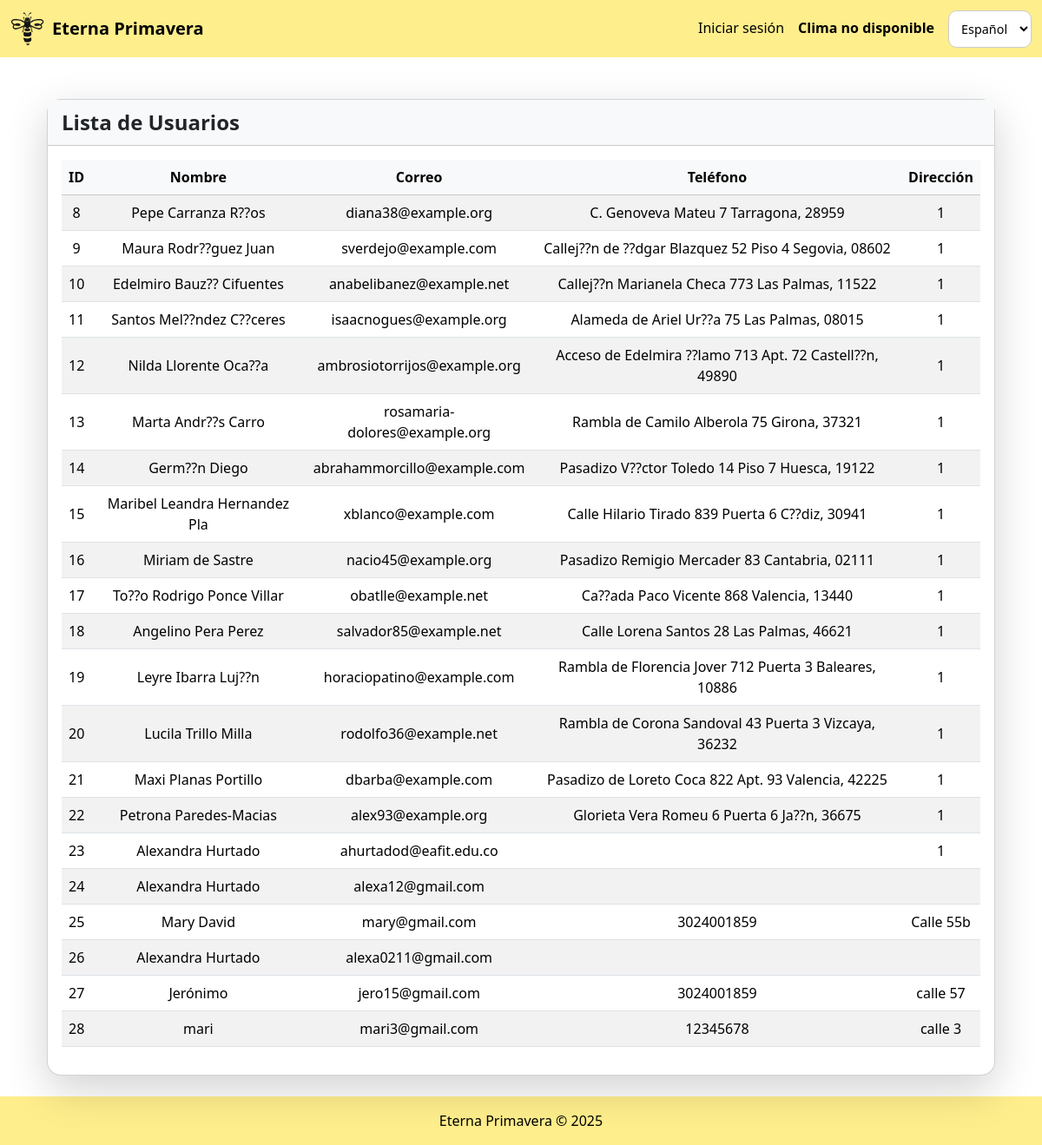
Page /usuarios/lista_usuarios on the committed database.
### usuarios/models.py (models this page shows, shortened)
class Usuario(AbstractBaseUser, PermissionsMixin):
    id = models.AutoField(primary_key=True, verbose_name=_("ID de usuario"))
    nombre = models.CharField(max_length=100, verbose_name=_("nombre completo"))
    correo = models.EmailField(unique=True, verbose_name=_("correo electrónico"))
    telefono = models.CharField(
        max_length=15,
        blank=False,
        null=False,
        verbose_name=_("teléfono"),
        help_text=_("Número de contacto del usuario"),
    )
    direccion = models.TextField(
        blank=False,
        null=False,
        verbose_name=_("dirección"),
        help_text=_("Dirección de residencia del usuario"),
    )
    is_active = models.BooleanField(default=True, verbose_name=_("activo"))
    is_staff = models.BooleanField(default=False, verbose_name=_("miembro del staff"))
    objects = UsuarioManager()
    USERNAME_FIELD = "correo"
    REQUIRED_FIELDS = ["nombre"]
    class Meta:
        verbose_name = _("usuario")
        verbose_name_plural = _("usuarios")

### usuarios/views.py (the view)
# urls.py: path('lista_usuarios', views.lista_usuarios, name='lista_usuarios'),
def lista_usuarios(request):
    usuarios = Usuario.objects.all()
    return render(request, 'usuarios/lista_usuarios.html', {
        'usuarios': usuarios,
        'titulo': _("Lista de usuarios"),
    })

### EternaPrimavera/context_processors.py (called while the page is built)
def clima_context(request):
    clima_data = obtener_clima()
    return {'clima_data': clima_data}

### usuarios/templates/usuarios/lista_usuarios.html
{% extends "base.html" %}
{% load i18n %}
{% block content %}
<div class="container mt-5">
    <div class="card shadow-lg rounded-4">
        <div class="card-header bg-light text-dark fw-bold fs-4">
            {% trans "Lista de Usuarios" %}
        </div>
        <div class="card-body">
            <table class="table table-striped table-hover align-middle text-center">
                <thead class="table-light">
                    <tr>
                        <th>{% trans "ID" %}</th>
                        <th>{% trans "Nombre" %}</th>
                        <th>{% trans "Correo" %}</th>
                        <th>{% trans "Teléfono" %}</th>
                        <th>{% trans "Dirección" %}</th>
                    </tr>
                </thead>
                <tbody>
                    {% for usuario in usuarios %}
                    <tr>
                        <td>{{ usuario.id }}</td>
                        <td>{{ usuario.nombre }}</td>
                        <td>{{ usuario.correo }}</td>
                        <td>{{ usuario.telefono }}</td>
                        <td>{{ usuario.direccion }}</td>
                    </tr>
                    {% empty %}
                    <tr>
                        <td colspan="5" class="text-muted">{% trans "No hay usuarios registrados." %}</td>
                    </tr>
                    {% endfor %}
                </tbody>
            </table>
        </div>
    </div>
</div>
{% endblock %}

### static/img/css/forms.css (style rules this page uses)
.card { background-color: #fffdf5; }

### templates/base.html (style rules this page uses)
body { background-color: #ffffff; }

### rows in the picture
Usuario: id "8", nombre "Pepe Carranza R??os", correo "diana38@example.org", telefono "C. Genoveva Mateu 7 Tarragona, 28959", direccion "1"
Usuario: id "9", nombre "Maura Rodr??guez Juan", correo "sverdejo@example.com", telefono "Callej??n de ??dgar Blazquez 52 Piso 4 Segovia, 08602", direccion "1"
Usuario: id "10", nombre "Edelmiro Bauz?? Cifuentes", correo "anabelibanez@example.net", telefono "Callej??n Marianela Checa 773 Las Palmas, 11522", direccion "1"
Usuario: id "11", nombre "Santos Mel??ndez C??ceres", correo "isaacnogues@example.org", telefono "Alameda de Ariel Ur??a 75 Las Palmas, 08015", direccion "1"
Usuario: id "12", nombre "Nilda Llorente Oca??a", correo "ambrosiotorrijos@example.org", telefono "Acceso de Edelmira ??lamo 713 Apt. 72 Castell??n, 49890", direccion "1"
Usuario: id "13", nombre "Marta Andr??s Carro", correo "rosamaria-dolores@example.org", telefono "Rambla de Camilo Alberola 75 Girona, 37321", direccion "1"
Usuario: id "14", nombre "Germ??n Diego", correo "abrahammorcillo@example.com", telefono "Pasadizo V??ctor Toledo 14 Piso 7 Huesca, 19122", direccion "1"
Usuario: id "15", nombre "Maribel Leandra Hernandez Pla", correo "xblanco@example.com", telefono "Calle Hilario Tirado 839 Puerta 6 C??diz, 30941", direccion "1"
Usuario: id "16", nombre "Miriam de Sastre", correo "nacio45@example.org", telefono "Pasadizo Remigio Mercader 83 Cantabria, 02111", direccion "1"
Usuario: id "17", nombre "To??o Rodrigo Ponce Villar", correo "obatlle@example.net", telefono "Ca??ada Paco Vicente 868 Valencia, 13440", direccion "1"
Usuario: id "18", nombre "Angelino Pera Perez", correo "salvador85@example.net", telefono "Calle Lorena Santos 28 Las Palmas, 46621", direccion "1"
Usuario: id "19", nombre "Leyre Ibarra Luj??n", correo "horaciopatino@example.com", telefono "Rambla de Florencia Jover 712 Puerta 3 Baleares, 10886", direccion "1"
Usuario: id "20", nombre "Lucila Trillo Milla", correo "rodolfo36@example.net", telefono "Rambla de Corona Sandoval 43 Puerta 3 Vizcaya, 36232", direccion "1"
Usuario: id "21", nombre "Maxi Planas Portillo", correo "dbarba@example.com", telefono "Pasadizo de Loreto Coca 822 Apt. 93 Valencia, 42225", direccion "1"
Usuario: id "22", nombre "Petrona Paredes-Macias", correo "alex93@example.org", telefono "Glorieta Vera Romeu 6 Puerta 6 Ja??n, 36675", direccion "1"
Usuario: id "23", nombre "Alexandra Hurtado", correo "ahurtadod@eafit.edu.co", direccion "1"
Usuario: id "24", nombre "Alexandra Hurtado", correo "alexa12@gmail.com"
Usuario: id "25", nombre "Mary David", correo "mary@gmail.com", telefono "3024001859", direccion "Calle 55b"
Usuario: id "26", nombre "Alexandra Hurtado", correo "alexa0211@gmail.com"
Usuario: id "27", nombre "Jerónimo", correo "jero15@gmail.com", telefono "3024001859", direccion "calle 57"
Usuario: id "28", nombre "mari", correo "mari3@gmail.com", telefono "12345678", direccion "calle 3"

### other values in the picture
form field language "Español"
